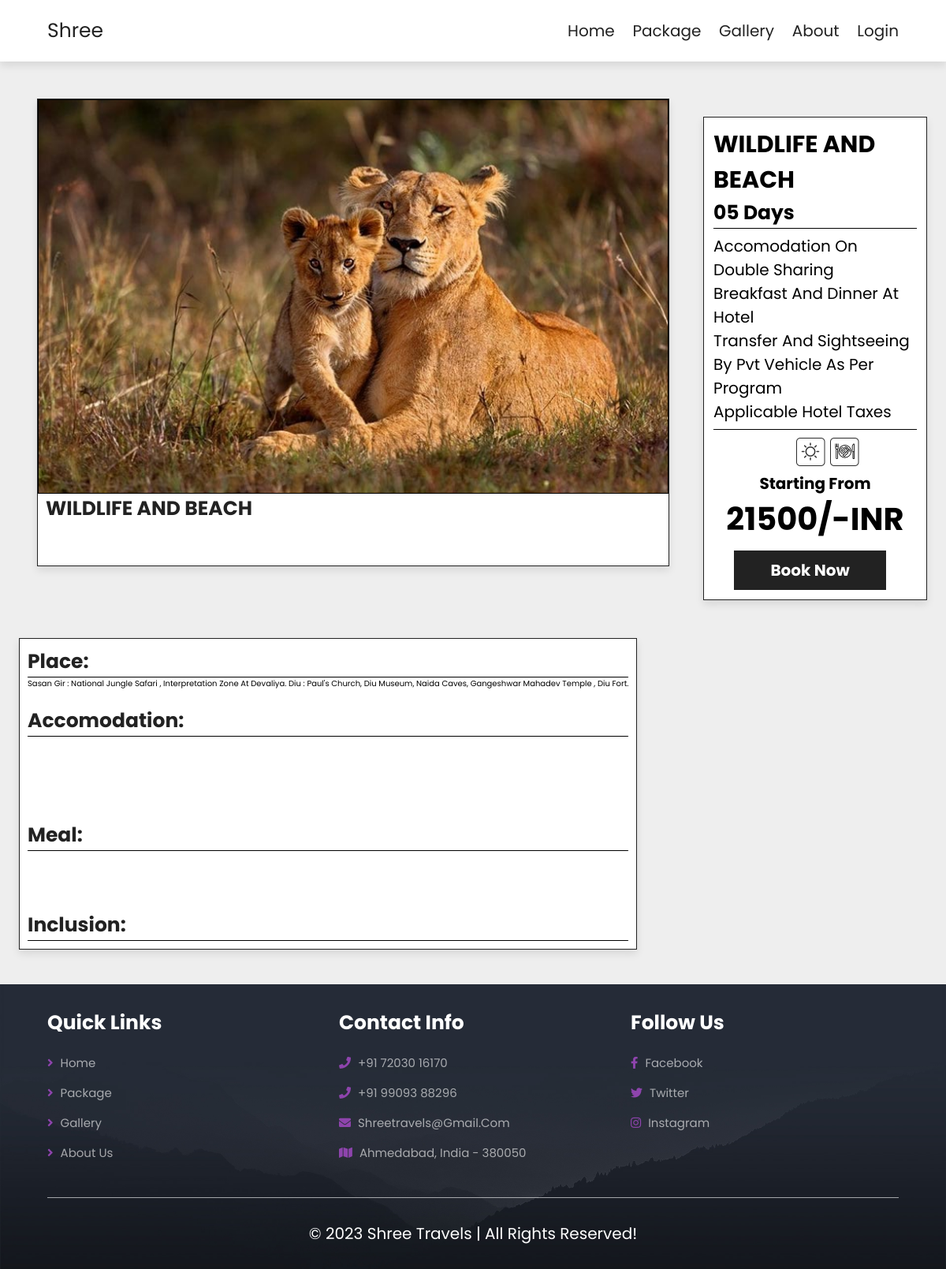
Page /package/7/ on the committed database.
### home/models.py (models this page shows, shortened)
class Package(models.Model):
    ptitle = models.CharField( max_length=122,default="")
    pdays = models.CharField( max_length=122,default="")
    pdesc = RichTextField(default="")
    price = models.IntegerField(default=0)
    img = models.ImageField(upload_to='images',default="")
    acco = RichTextField(default="")
    meal = RichTextField(default="")
    inc = RichTextField(default="")

### home/views.py (the view)
# urls.py: path('package/<int:id>/',views.package_detail,name="package_detail"),
def package_detail(request,id):
    package = Package.objects.filter(id=id)
    return render(request,"detail.html",{'package':package[0]})

### templates/detail.html (shortened to what this page needs)
{% extends "base.html" %}
{% block content %}
<link rel="stylesheet" href="/static/css/detail.css">
<div class="detail-packages">
   <div class="box-container">
      <div class="box-container-img">
      <div class="box">
         <div class="image">
            <img src="/media/{{package.img}}" alt="">
         </div>
         <div class="content">
            <h3>{{package.ptitle}}</h3>
         </div>
      </div>
   </div>
      <div class="box-side">
         <div class="main">
            <h3>{{package.ptitle}}</h3>
            <h2>{{package.pdays}} days</h2>
            <div class="hr"></div>
            <p>Accomodation on double sharing <br> breakfast and dinner at hotel <br> Transfer and sightseeing by pvt vehicle as per program <br> Applicable hotel taxes</p>
            <div class="hr"></div>
            <div class="icon">
               <img src="/static/images/highlight.png" alt="" style="width:40px">
            <img src="/static/images/meal.png" alt="" style="width:40px">
            </div>
            <h4>Starting From</h4>
            <h1>{{package.price}}/-INR</h1>
            <a href="{% url 'book' package.id %}" class="btn">book now</a>
         </div>
      </div>
   </div>
   <div class="box-container">
      <div class="box">
         <div class="content">
            <h3>Place:</h3>
            <div class="hr"></div>
            {{package.pdesc|safe}}
         </div>
         <div class="content">
            <h3>Accomodation:</h3>
            <div class="hr"></div>
         </div>
         <div class="meal" >
            <div class="content">
               <h3>Meal:</h3>
               <div class="hr"></div>
            </div>
         </div>
         <div class="inc">
         <div class="content">
            <h3>Inclusion:</h3>
            <div class="hr"></div>
         </div>
      </div>
      </div>
   </div>
</div>
{% endblock content %}

### static/css/style.css (style rules this page uses)
:root { --main-color: #8e44ad; --black: #222; --white: #fff; --light-black: #777; --light-white: #fff9; --dark-bg: rgba(0, 0, 0, 0.7); --light-bg: #eee; --border: 0.1rem solid var(--black); --box-shadow: 0 0.5rem 1rem rgba(0, 0, 0, 0.1); --text-shadow: 0 1.5rem 3rem rgba(0, 0, 0, 0.3); }
* { font-family: "Poppins", sans-serif; margin: 0; padding: 0; box-sizing: border-box; outline: none; border: none; text-decoration: none; text-transform: capitalize; }
html { font-size: 62.5%; overflow-x: hidden; }
.btn { display: inline-block; background: var(--black); margin-top: 1rem; color: var(--white); font-size: 1.7rem; padding: 1rem 3rem; cursor: pointer; }

### static/css/detail.css (style rules this page uses)
.detail-packages { background: var(--light-bg); }
.detail-packages .box-container { display: flex; grid-template-columns: repeat(auto-fit, minmax(10rem,5fr)); gap: 2rem; padding: 2%; }
.detail-packages .box-container-img { display: flex; grid-template-columns: repeat(auto-fit, minmax(10rem,5fr)); gap: 2rem; padding: 2%; width: 80%; }
.detail-packages .box-container .box .meal { height: auto; width: auto; margin-top: 11%; }
.detail-packages .box-container .box .inc { margin-top: 7%; }
.detail-packages .box-container .box { border: var(--border); box-shadow: var(--box-shadow); background: var(--white); margin-bottom: 2rem; }
.detail-packages .box-container .box .image { height: 50rem; width: 80rem; overflow: hidden; float: left; }
.detail-packages .box-container .box-side { border: var(--border); box-shadow: var(--box-shadow); background: var(--white); height: 80%; width: 40%; margin-top: 4%; }
.detail-packages .box-container .box-side .main { height: auto; width: auto; overflow: hidden; float: right; padding: 12px 12px; }
.detail-packages .box-container .box-side .main p { font-size: 2rem; margin-top: 7px; margin-bottom: 7px; }
.detail-packages .box-container .box-side .main h1 { font-size: 4rem; text-align: center; }
.detail-packages .box-container .box-side .main h2 { font-size: 2.5rem; }
.detail-packages .box-container .box-side .main h3 { font-size: 3rem; }
.detail-packages .box-container .box-side .main h4 { font-size: 2rem; text-align: center; }
.detail-packages .box-container .box-side .main .icon { display: block; width: 50%; margin-left: 40%; margin-top: 3%; }
.detail-packages .box-container .box-side .main .btn { display: flex; justify-content: center; align-items: center; width: 75%; margin-left: 10%; font-weight: 700; font-size: 20px; }
.detail-packages .box-container .box .image img { height: 100%; width: 100%; object-fit: cover; transition: .2s linear; border: 1px solid black; display: flex; float: left; object-fit: cover; }
.detail-packages .box-container .box .content { text-align: left; flex: 1 1 41rem; padding: 1rem; }
.detail-packages .box-container .box .content h3 { font-size: 2.5rem; color: var(--black); }
.hr { border-top: 1px solid black; margin: 15px o; }

### rows in the picture
Package: img (picture), ptitle "WILDLIFE AND BEACH", pdays "05", price "21500", pdesc "Sasan Gir : National Jungle Safari , Interpretation Zone At Devaliya. Diu : Paul's Church, Diu Museum, Naida Caves, Gangeshwar Mahadev Temple , Diu Fort."
